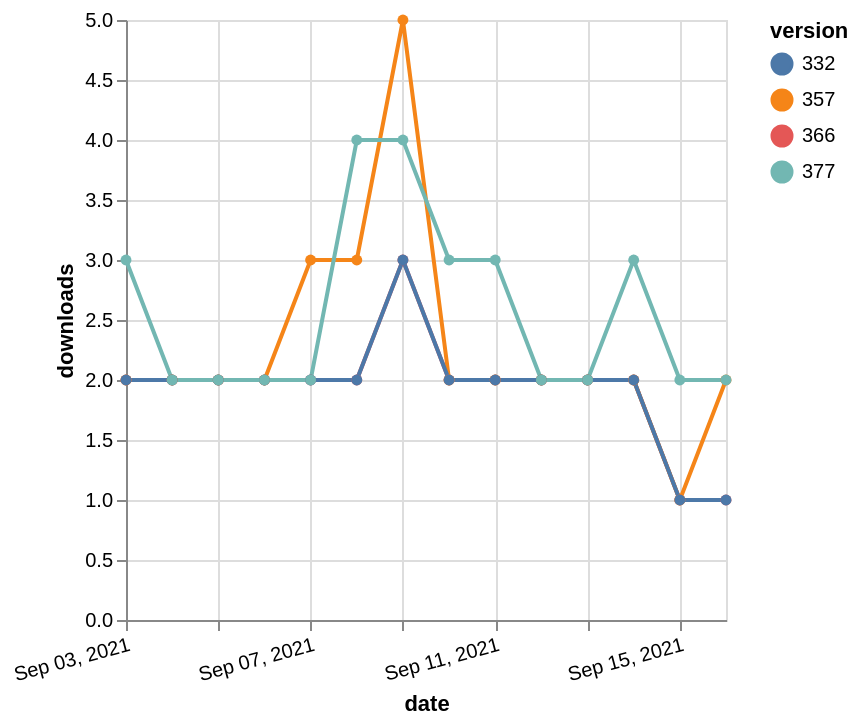

The specification (Vega-Lite) saved for this image:
### Vega-Lite specification from a JSON file in a GitHub repository (floating-point values rounded to 4 significant figures)
{"$schema": "https://vega.github.io/schema/vega-lite/v5.json", "description": "A simple bar chart with embedded data.", "data": {"values": [{"date": "2021-09-03", "total": 2302, "delta": 2, "version": "366"}, {"date": "2021-09-04", "total": 2304, "delta": 2, "version": "366"}, {"date": "2021-09-05", "total": 2306, "delta": 2, "version": "366"}, {"date": "2021-09-06", "total": 2308, "delta": 2, "version": "366"}, {"date": "2021-09-07", "total": 2310, "delta": 2, "version": "366"}, {"date": "2021-09-08", "total": 2312, "delta": 2, "version": "366"}, {"date": "2021-09-09", "total": 2315, "delta": 3, "version": "366"}, {"date": "2021-09-10", "total": 2317, "delta": 2, "version": "366"}, {"date": "2021-09-11", "total": 2319, "delta": 2, "version": "366"}, {"date": "2021-09-12", "total": 2321, "delta": 2, "version": "366"}, {"date": "2021-09-13", "total": 2323, "delta": 2, "version": "366"}, {"date": "2021-09-14", "total": 2325, "delta": 2, "version": "366"}, {"date": "2021-09-15", "total": 2326, "delta": 1, "version": "366"}, {"date": "2021-09-16", "total": 2327, "delta": 1, "version": "366"}, {"date": "2021-09-03", "total": 2923, "delta": 2, "version": "357"}, {"date": "2021-09-04", "total": 2925, "delta": 2, "version": "357"}, {"date": "2021-09-05", "total": 2927, "delta": 2, "version": "357"}, {"date": "2021-09-06", "total": 2929, "delta": 2, "version": "357"}, {"date": "2021-09-07", "total": 2932, "delta": 3, "version": "357"}, {"date": "2021-09-08", "total": 2935, "delta": 3, "version": "357"}, {"date": "2021-09-09", "total": 2940, "delta": 5, "version": "357"}, {"date": "2021-09-10", "total": 2942, "delta": 2, "version": "357"}, {"date": "2021-09-11", "total": 2944, "delta": 2, "version": "357"}, {"date": "2021-09-12", "total": 2946, "delta": 2, "version": "357"}, {"date": "2021-09-13", "total": 2948, "delta": 2, "version": "357"}, {"date": "2021-09-14", "total": 2950, "delta": 2, "version": "357"}, {"date": "2021-09-15", "total": 2951, "delta": 1, "version": "357"}, {"date": "2021-09-16", "total": 2953, "delta": 2, "version": "357"}, {"date": "2021-09-03", "total": 2737, "delta": 2, "version": "332"}, {"date": "2021-09-04", "total": 2739, "delta": 2, "version": "332"}, {"date": "2021-09-05", "total": 2741, "delta": 2, "version": "332"}, {"date": "2021-09-06", "total": 2743, "delta": 2, "version": "332"}, {"date": "2021-09-07", "total": 2745, "delta": 2, "version": "332"}, {"date": "2021-09-08", "total": 2747, "delta": 2, "version": "332"}, {"date": "2021-09-09", "total": 2750, "delta": 3, "version": "332"}, {"date": "2021-09-10", "total": 2752, "delta": 2, "version": "332"}, {"date": "2021-09-11", "total": 2754, "delta": 2, "version": "332"}, {"date": "2021-09-12", "total": 2756, "delta": 2, "version": "332"}, {"date": "2021-09-13", "total": 2758, "delta": 2, "version": "332"}, {"date": "2021-09-14", "total": 2760, "delta": 2, "version": "332"}, {"date": "2021-09-15", "total": 2761, "delta": 1, "version": "332"}, {"date": "2021-09-16", "total": 2762, "delta": 1, "version": "332"}, {"date": "2021-09-03", "total": 2106, "delta": 3, "version": "377"}, {"date": "2021-09-04", "total": 2108, "delta": 2, "version": "377"}, {"date": "2021-09-05", "total": 2110, "delta": 2, "version": "377"}, {"date": "2021-09-06", "total": 2112, "delta": 2, "version": "377"}, {"date": "2021-09-07", "total": 2114, "delta": 2, "version": "377"}, {"date": "2021-09-08", "total": 2118, "delta": 4, "version": "377"}, {"date": "2021-09-09", "total": 2122, "delta": 4, "version": "377"}, {"date": "2021-09-10", "total": 2125, "delta": 3, "version": "377"}, {"date": "2021-09-11", "total": 2128, "delta": 3, "version": "377"}, {"date": "2021-09-12", "total": 2130, "delta": 2, "version": "377"}, {"date": "2021-09-13", "total": 2132, "delta": 2, "version": "377"}, {"date": "2021-09-14", "total": 2135, "delta": 3, "version": "377"}, {"date": "2021-09-15", "total": 2137, "delta": 2, "version": "377"}, {"date": "2021-09-16", "total": 2139, "delta": 2, "version": "377"}]}, "width": "container", "mark": {"type": "line", "point": {"filled": true}}, "encoding": {"x": {"field": "date", "type": "temporal", "timeUnit": "yearmonthdate", "title": "date", "axis": {"labelAngle": -15}}, "y": {"field": "delta", "type": "quantitative", "title": "downloads"}, "color": {"field": "version", "type": "nominal"}, "tooltip": {"field": "delta"}}}
